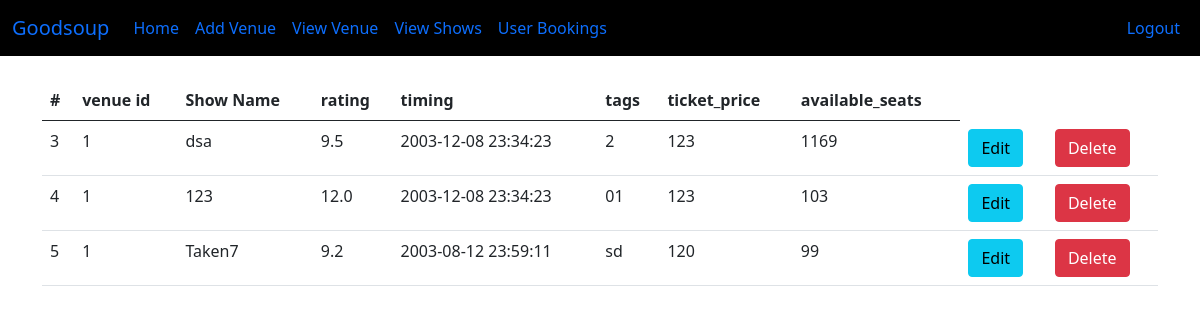
Page /viewshows/ (signed in) on the earlier database version.
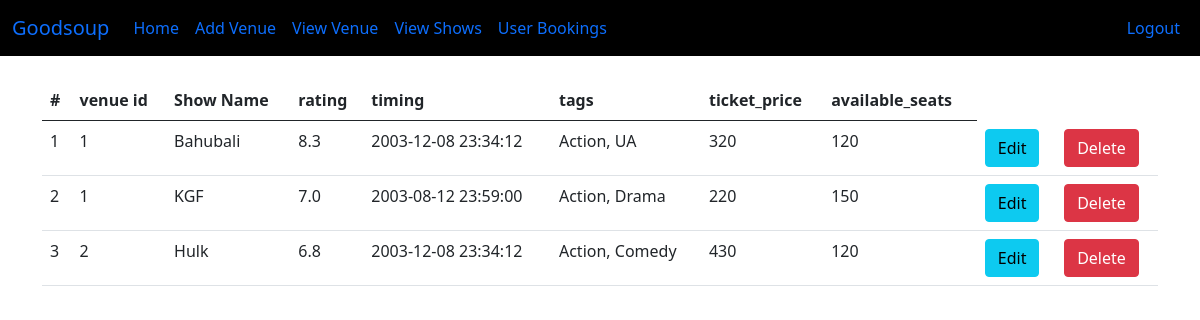
Same page on the later database version.
### main.py (models this page shows)
class Show(db.Model):
    id = db.Column(db.Integer, primary_key=True)
    venue_id = db.Column(db.Integer, db.ForeignKey('venue.id'))
    name = db.Column(db.String(255), nullable=False)
    rating = db.Column(db.Float, nullable=False)
    tags = db.Column(db.String(255))
    show_timing = db.Column(db.DateTime)
    ticket_price = db.Column(db.Integer,nullable=False)
    available_seats=db.Column(db.Integer,nullable=False)
    date_added = db.Column(db.DateTime, default=datetime.utcnow())

### main.py (the view)
@app.route('/viewshows/',methods=['GET','POST'])
@login_required
def viewshows():
    shows = Show.query.order_by(Show.date_added)
    return render_template('viewShows.html',shows=shows)

### main.py (called while the page is built)
@app.context_processor
def user_navbar():
    form = SearchForm()
    return dict(form=form)

@userlogin_manager.user_loader
def load_user(user_id):
    return Users.query.filter_by(id=int(user_id)).first()

### templates/viewShows.html (shortened to what this page needs)
{% extends 'baseadmin.html' %}
{% block content %}
  <table class="table">
    <thead>
      <tr>
        <th scope="col">#</th>
        <th scope="col">venue id</th>
        <th scope="col">Show Name</th>
        <th scope="col">rating</th>
        <th scope="col">timing</th>
        <th scope="col">tags</th>
        <th scope="col">ticket_price</th>
        <th scope="col">available_seats</th>
      </tr>
    </thead>
    <tbody>
      {% for show in shows %}
      <tr>
        <td>{{ show.id }}</td>
        <td>{{ show.venue_id }}</td>
        <td>{{ show.name }}</td>
        <td>{{ show.rating }}</td>
        <td>{{ show.show_timing }}</td>
        <td>{{ show.tags }}</td>
        <td>{{ show.ticket_price }}</td>
        <td>{{ show.available_seats }}</td>
        <td><a href="{{ url_for('updateshow',id=show.id) }}"><button type="button" class="btn btn-info">Edit</button></a></td>
        <td><a href="{{ url_for('deleteshow',id=show.id) }}"><button type="button" class="btn btn-danger">Delete</button></a></td>
      </tr>
      {% endfor %}
    </tbody>
  </table>
{% endblock %}

### templates/baseadmin.html (shortened to what this page needs)
<!doctype html>
<html lang="en">
  <head>
    <link href="https://cdn.jsdelivr.net/npm/bootstrap@5.0.2/dist/css/bootstrap.min.css" rel="stylesheet">
  </head>
  <body>
    {% include 'admin_navbar.html' %}
    <br/>
    <div class="container">
    {% block content %}
    {% endblock %}
    </div>
  </body>
</html>

### templates/admin_navbar.html (shortened to what this page needs)
<nav class="navbar navbar-expand-lg  bg-body-tertiary", style='background-color: black;'>
  <div class="container-fluid">
    <a class="navbar-brand" href="{{ url_for('home') }}">Goodsoup</a>
    <div class="collapse navbar-collapse" id="navbarSupportedContent">
      <ul class="navbar-nav me-auto mb-2 mb-lg-0">
        <li class="nav-item">
          <a class="nav-link active" style="text-decoration-color: blue ;" aria-current="page" href="{{ url_for('home') }}">Home</a>
        </li>
        <li class="nav-item">
          <a class="nav-link" href="{{ url_for('addvenue') }}">Add Venue</a>
        </li>
        <li class="nav-item">
          <a class="nav-link" href="{{ url_for('viewvenue') }}">View Venue</a>
        </li>
        <li class="nav-item">
          <a class="nav-link" href="{{ url_for('viewshows') }}">View Shows</a>
        </li>
        <li class="nav-item">
          <a class="nav-link" href="{{ url_for('user_bookings') }}">User Bookings</a>
        </li>
      </ul>
      <ul class="navbar-nav ms-auto mb-2 mb-lg-0">
        <li class="nav-item" >
          <a class="nav-link" href="{{ url_for('admin_logout') }}">Logout</a>
        </li>
    </ul>
    </div>
  </div>
</nav>

Differences in the rows shown:
removed Show: id "4", venue_id "1", name "123", rating "12.0", show_timing "2003-12-08 23:34:23", tags "01", ticket_price "123", available_seats "103"
removed Show: id "5", venue_id "1", name "Taken7", rating "9.2", show_timing "2003-08-12 23:59:11", tags "sd", ticket_price "120", available_seats "99"
added Show: id "1", venue_id "1", name "Bahubali", rating "8.3", show_timing "2003-12-08 23:34:12", tags "Action, UA", ticket_price "320", available_seats "120"
added Show: id "2", venue_id "1", name "KGF", rating "7.0", show_timing "2003-08-12 23:59:00", tags "Action, Drama", ticket_price "220", available_seats "150"
changed Show id 3: venue_id "1" → "2"; name "dsa" → "Hulk"; rating "9.5" → "6.8"; show_timing "2003-12-08 23:34:23" → "2003-12-08 23:34:12"; tags "2" → "Action, Comedy"; ticket_price "123" → "430"; available_seats "1169" → "120"
